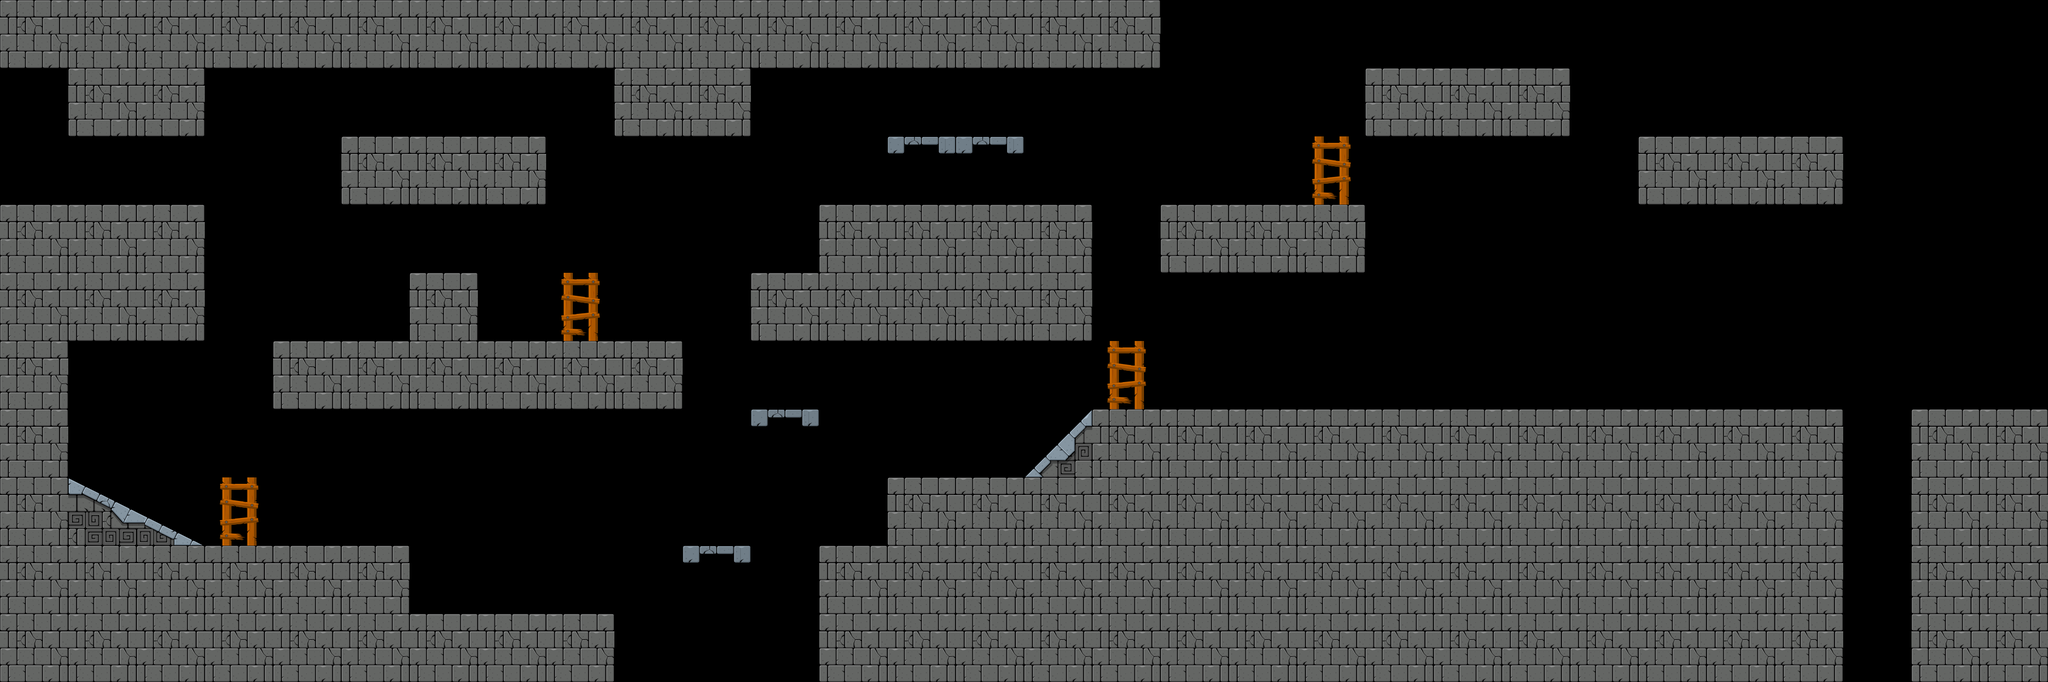

The image is a tile-based game level rendered from a .tmx file. Its description and source (layers, tilesets, objects; grid data summarised) follow:
An orthogonal 30x10 tile map with 128x128 px tiles, 1 tile layer (Wall), 1 hidden layer not drawn.

<map version="1.0" orientation="orthogonal" width="30" height="10" tilewidth="128" tileheight="128">
 <tileset firstgid="1" name="Castle" tilewidth="128" tileheight="128">
  <image source="Tileset.png" width="512" height="512" />
 </tileset>
 <layer name="Background" width="30" height="10" visible="0">
  <data>[300 cells, 170 non-empty, 1 distinct tile ids]</data>
 </layer>
 <layer name="Wall" width="30" height="10">
  <data>[300 cells, 147 non-empty, 6 distinct tile ids]</data>
 </layer>
</map>